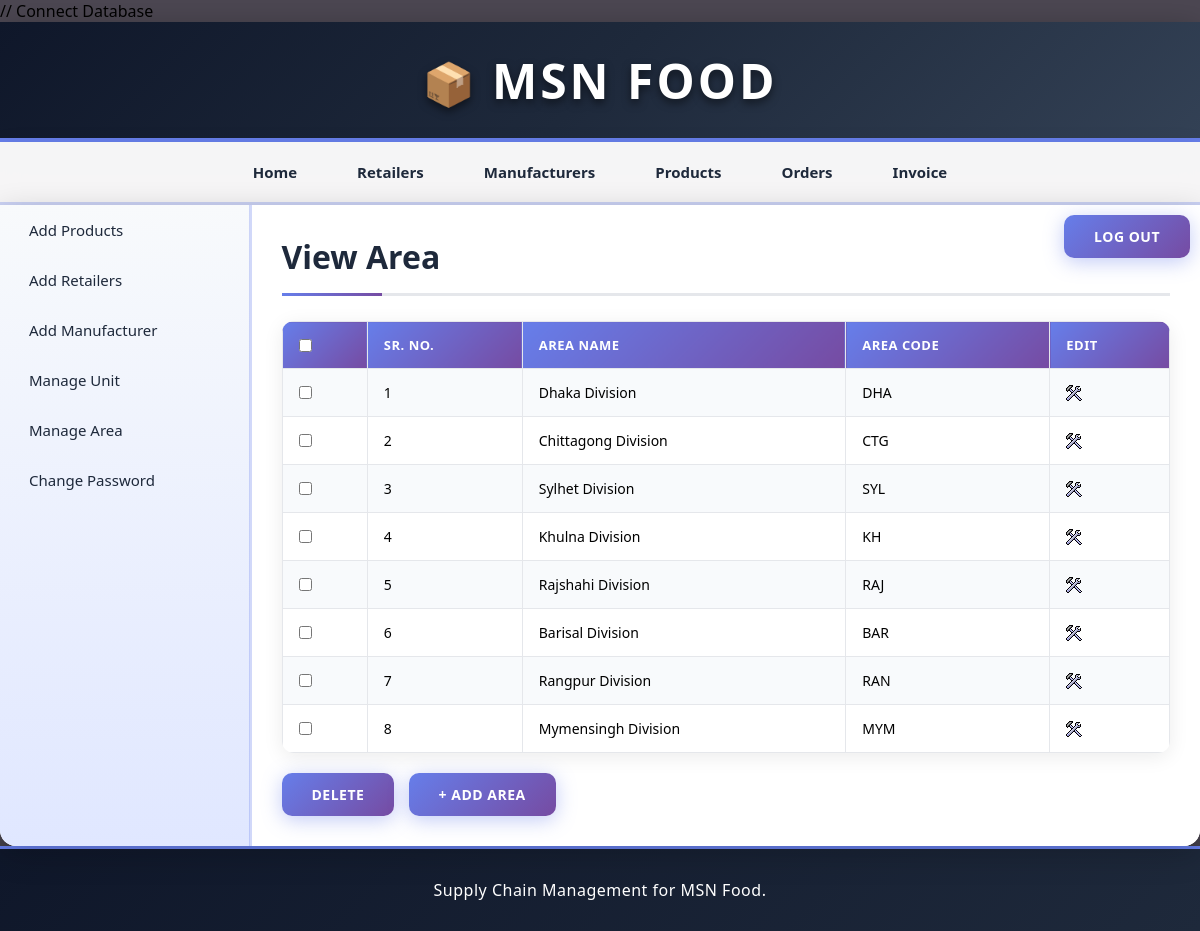
The app's page /admin/view_area.php (signed in) with its own data.
### tables this page shows
CREATE TABLE `area` (
  `area_id` int(11) NOT NULL,
  `area_name` varchar(100) NOT NULL,
  `area_code` varchar(10) NOT NULL
);

### admin/view_area.php (the view, shortened to what this page needs)
<?php
	include("../includes/config.php");
	if(isset($_SESSION['admin_login'])) {
		if($_SESSION['admin_login'] == true) {
			$query_selectArea = "SELECT * FROM area";
			$result_selectArea = mysqli_query($con,$query_selectArea);
		}
		else {
			header('Location:../index.php');
		}
	}
	else {
		header('Location:../index.php');
	}
?>
<!DOCTYPE html>
<html>
<head>
	<link rel="stylesheet" href="../includes/main_style.css" >
</head>
<body>
	<?php
		include("../includes/header.inc.php");
		include("../includes/nav_admin.inc.php");
		include("../includes/aside_admin.inc.php");
	?>
	<section>
		<h1>View Area</h1>
		<form action="" method="POST" class="form">
		<table class="table_displayData">
			<tr>
				<th> <input type="checkbox" onClick="toggle(this)" /> </th>
				<th>Sr. No.</th>
				<th>Area Name</th>
				<th>Area Code</th>
				<th> Edit </th>
			</tr>
			<?php $i=1; while($row_selectArea = mysqli_fetch_array($result_selectArea)) { ?>
			<tr>
				<td> <input type="checkbox" name="chkId[]" value="<?php echo $row_selectArea['area_id']; ?>" /> </td>
				<td> <?php echo $i; ?> </td>
				<td> <?php echo $row_selectArea['area_name']; ?> </td>
				<td> <?php echo $row_selectArea['area_code']; ?> </td>
				<td> <a href="edit_area.php?id=<?php echo $row_selectArea['area_id']; ?>"><img src="../images/edit.png" alt="edit" /></a> </td>
			</tr>
			<?php $i++; } ?>
		</table>
		<input type="submit" value="Delete" class="submit_button"/>
		<a href="add_area.php"><input type="button" value="+ Add Area" class="submit_button"/></a>
		</form>
	</section>
	<?php
		include("../includes/footer.inc.php");
	?>
</body>
</html>

### includes/main_style.css (style rules this page uses)
* { font-family: "Segoe UI", Tahoma, Geneva, Verdana, sans-serif; margin: 0; padding: 0; box-sizing: border-box; }
body { width: 100%; max-width: 1600px; margin: 0 auto; background: linear-gradient(135deg, #4c4752 0%, #4c4752 100%); background-attachment: fixed; min-height: 100vh; }
a { text-decoration: none; transition: all 0.3s ease; }
.submit_button { font-size: 16px; margin-top: 20px; margin-right: 10px; padding: 12px 30px; background: linear-gradient(135deg, #667eea 0%, #764ba2 100%); border: none; color: white; border-radius: 10px; font-weight: 700; cursor: pointer; transition: all 0.3s ease; box-shadow: 0 4px 20px rgba(102, 126, 234, 0.4); letter-spacing: 0.5px; text-transform: uppercase; font-size: 14px; }
section { width: 100%; padding: 30px; min-height: 500px; }
section h1 { margin-bottom: 25px; font-weight: 700; color: #1e293b; font-size: 32px; padding-bottom: 15px; border-bottom: 3px solid #e5e7eb; position: relative; }
section h1::after { content: ""; position: absolute; bottom: -3px; left: 0; width: 100px; height: 3px; background: linear-gradient(90deg, #667eea 0%, #764ba2 100%); }
table { border-collapse: collapse; width: 100%; }
.table_displayData { box-shadow: 0 4px 20px rgba(0, 0, 0, 0.08); border-radius: 12px; overflow: hidden; background: white; }
.table_displayData td, .table_displayData th { border: 1px solid #e5e7eb; padding: 14px 16px; text-align: left; font-size: 14px; }
.table_displayData th { background: linear-gradient(135deg, #667eea 0%, #764ba2 100%); color: white; font-weight: 600; text-transform: uppercase; letter-spacing: 0.5px; font-size: 13px; }
.table_displayData tr:nth-child(even) { background-color: #f8fafc; }

### records on screen
area: area_name "Dhaka Division", area_code "DHA"
area: area_name "Chittagong Division", area_code "CTG"
area: area_name "Sylhet Division", area_code "SYL"
area: area_name "Khulna Division", area_code "KH"
area: area_name "Rajshahi Division", area_code "RAJ"
area: area_name "Barisal Division", area_code "BAR"
area: area_name "Rangpur Division", area_code "RAN"
area: area_name "Mymensingh Division", area_code "MYM"
